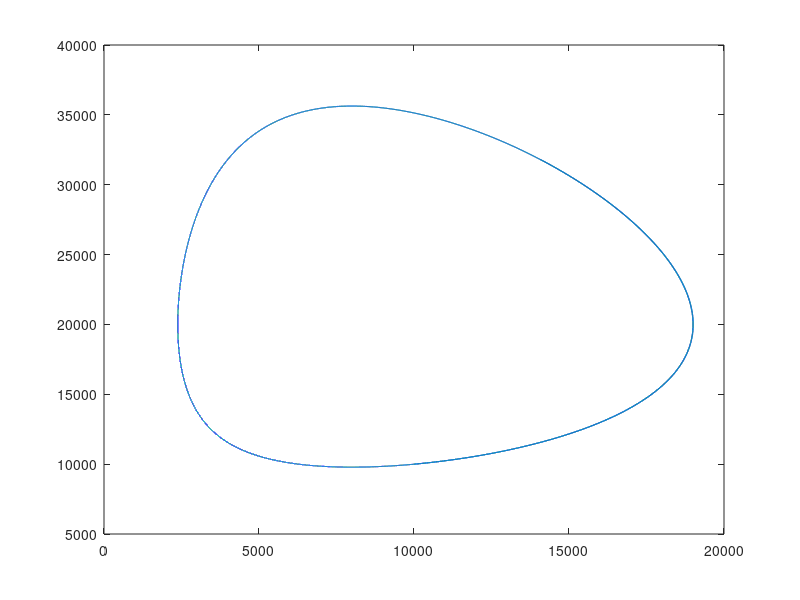

This chart was generated by the following MATLAB code:

%clears all variables to ensure accuracy between runs.
clearvars

%------------------------------------------------------------------------%
%                        Predator Prey Model 2.a                         %
%                           Dakota Ewing                                 %
%------------------------------------------------------------------------%


%                             Variables                                  %
%------------------------------------------------------------------------%

% To is the start month.
To = 1;
% Tf is the end month.
Tf = 12;
% dt is the time step in months.
dt = .0001;
% steps is the total number of timesteps.
Steps = (Tf - To + 1)/dt;
% T is the array in which we hold all the time values. It starts at To,
% increments by the time step, and ends at the target year, Tf.
T = To:dt:Tf;

% Yo is the starting population of Tuna. 
Yo = 10000;
% Po is the starting population of Sharks.
Po = 10000;
% Ho is the population of humans, which remains constant.
Ho = 500;

% Y is the array in which we hold the number of Tuna at a given time. 
% We initialize it to all zeros, except for the first month 
% being simulated, which is initialized to Yo.
Y(To:Steps) = 0;
Y(To) = Yo;

% P is the array in which we hold the number of Sharks at a given time. 
% We initialize it to all zeros, except for the first month 
% being simulated, which is initialized to Po.
P(To:Steps) = 0;
P(To) = Po;

% H is the array in which we hold the number of Humans at a given time. 
% We initialize every value to Ho, because the number of humans remains
% constant throughout the simulation.
% NOTE: This array is created to simplify the process of expanding the
% simulation to run with non-constant human populations.
H(To:Steps) = Ho;

%Ky is the birth rate fraction of Tuna.
Ky = 2;
%Kp is the death rate fraction of Sharks.
Kp = 0.8;
%Khb is the birth rate fraction of Humans.
Khb = 0.000001;
%Khd is the death rate constant of Humans.
Khd = 0.0001;



%Kyp is the death proportionality constant of the Tuna.
Kyp = 0.0001;
%Kpy is the birth proportionality constant of the Sharks.
Kpy = 0.0001;
%Khf is the fishing rate of the Humans towards both Sharks and Tuna.
Khf = 0.000;

%                             Simulation                                 %
%------------------------------------------------------------------------%

t = 1;
%while the itterator is less than or equal to the total number of steps:
while t <= Steps
    %We calculate the change in Y, P and H for a dt by subtracting the 
    % number of births from the number of deaths for the species. 
    
    %The number of births of Y is proportional to the population of Y at t.
    Ybirths = Ky * Y(t);
    %The number of deaths of Y is proportional to the number of
    % interactions between Y and P at t.
    Ydeaths = Kyp * Y(t) * P(t);
    dy = Ybirths - Ydeaths;
    
    %The number of births of P is proportional to the number of
    % interactions between Y and P at t.
    Pbirths = Kpy * P(t) * Y(t);
    %The number of deaths of P is proportional to the population of P at t,
    %plus a proportion of interactions between P and H at t.
    Pdeaths = Kp * P(t) + Khf * P(t) * H(t);
    dp = Pbirths - Pdeaths;
    
    %The number of births of H is proportional to the number of
    % interactions between H and P at t.
    Hbirths = Khb * P(t) * H(t);
    %The number of deaths of H is proportional to the population of H at t.
    Hdeaths = Khd * H(t);
    dh = Hbirths - Hdeaths;
    
    %The populations at t + 1 are equal to the populations at t, plus the
    %change in the given population times the time step.
    Y(t + 1) = Y(t) + dy * dt;
    P(t + 1) = P(t) + dp * dt;
    H(t + 1) = H(t) + dh * dt;
    
    %t is incremented by 1.
    t = t + 1;   
end


%                               Plots                                    %
%------------------------------------------------------------------------%

%plots the Y, P and H species over time.
plot(1:Steps, P(1:Steps),1:Steps, Y(1:Steps),1:Steps, H(1:Steps));

%plots the Y and P species in relation to each other. 
plot(Y(1:Steps), P(1:Steps));